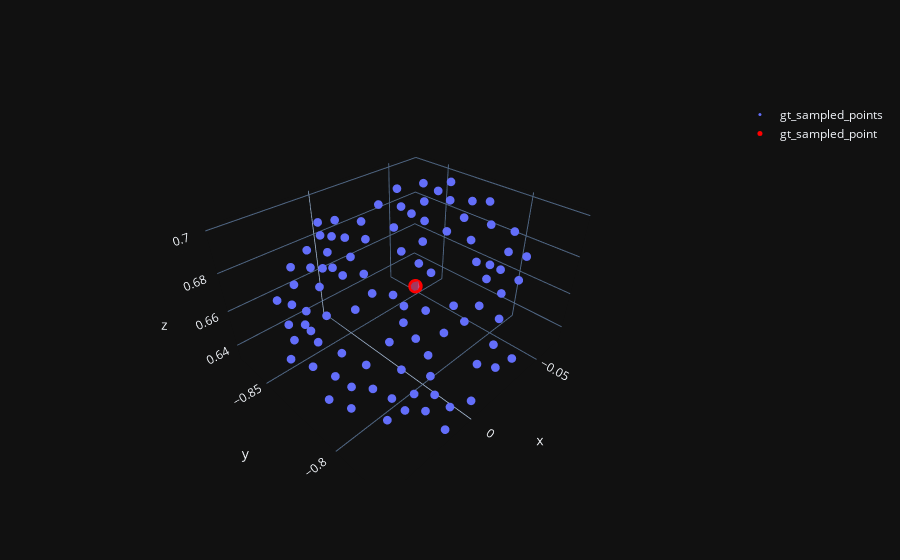
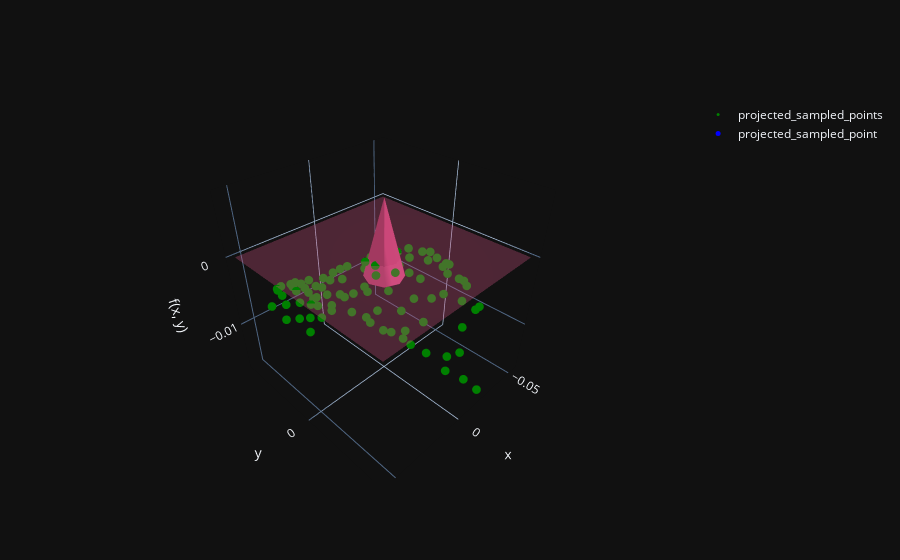

Here is the notebook cell these charts were saved with, in order:
### Code cell
mesh_path = "data/bunny_curvs.ply"
dataset = create_dataset_from_mesh(mesh_path=mesh_path,sampled_index=20000, show_sample=True, ball_radius=0.06, down_sampling_ratio=0.8)
x = torch.tensor([[0.0], [0.0]], requires_grad=True).T
dataset['train_input'].shape, dataset['train_label'].shape
